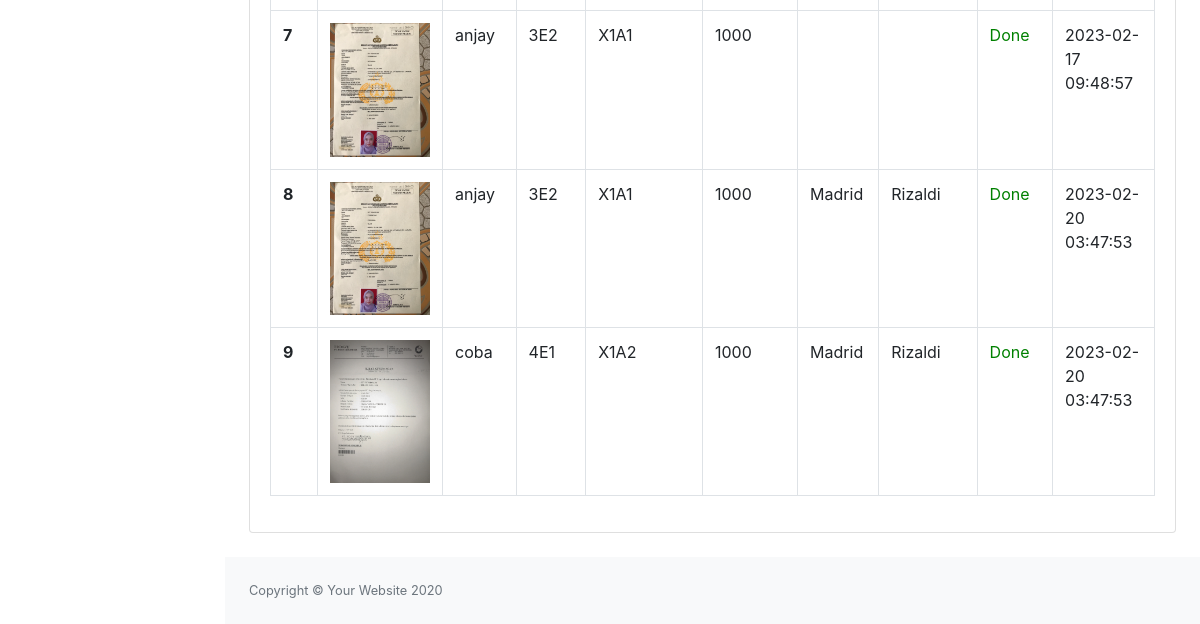
The page /gudang/mutasigudang.php (signed in, lower part) on the database as committed earlier.
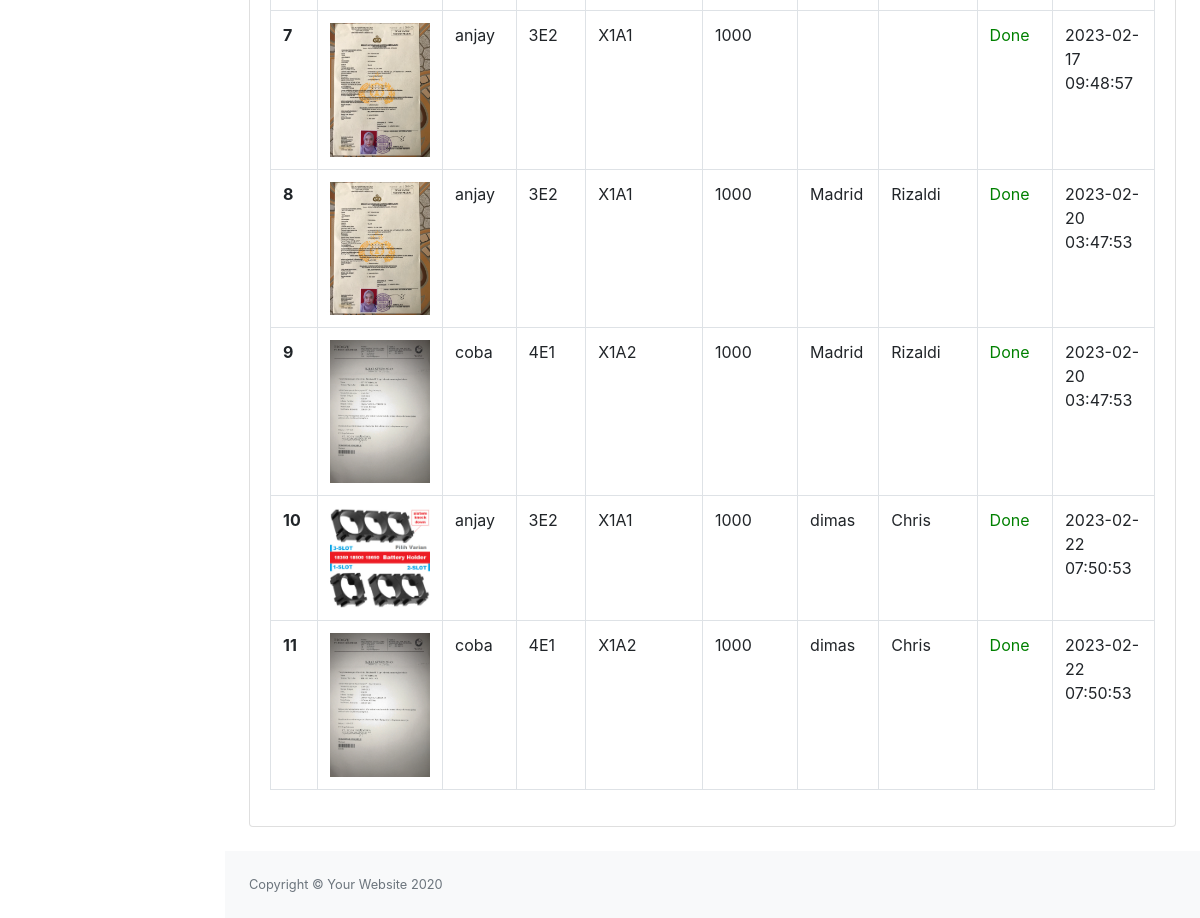
The same page on the database as committed later.
### tables this page shows
CREATE TABLE `mutasi` (
  `idbarang` int(11) NOT NULL,
  `nama` varchar(200) NOT NULL,
  `image` mediumtext NOT NULL,
  `sku` varchar(200) NOT NULL,
  `skug` varchar(200) NOT NULL,
  `quantitymut` int(11) NOT NULL,
  `sender` varchar(200) NOT NULL,
  `penerima` varchar(200) NOT NULL,
  `status` varchar(200) NOT NULL,
  `jamkeluar` timestamp NOT NULL DEFAULT current_timestamp(),
  `tempstat` int(11) NOT NULL DEFAULT 0
);

### gudang/mutasigudang.php (the view, shortened to what this page needs)
<?php
require '../assets/php/function.php';
?>
<!DOCTYPE html>
<html lang="en">
    <head>
        <link href="https://cdn.jsdelivr.net/npm/bootstrap@5.3.0-alpha1/dist/css/bootstrap.min.css" rel="stylesheet">
        <link href="../css/styles.css" rel="stylesheet" />
        <link href="https://cdn.datatables.net/1.10.20/css/dataTables.bootstrap4.min.css" rel="stylesheet" />
    </head>
    <body class="sb-nav-fixed">
        <div id="layoutSidenav">
            <div id="layoutSidenav_content">
                <main>
                    <div class="container-fluid">
                        <div class="card mb-4">
                            <div class="card-body">
                                <div class="table-responsive">
                                    <table class="table table-hover table-bordered" id="dataTable" width="100%" cellspacing="0">
                                        <tbody>
                                            <?php
                                                $ambildatamutasi = mysqli_query($konek, "SELECT * FROM mutasi");
                                                $k = 1;
                                                while($data=mysqli_fetch_array($ambildatamutasi)){
                                                $sku = $data['sku'];
                                                $nama = $data['nama'];
                                                $skug = $data['skug'];
                                                $quantity = $data['quantitymut'];
                                                $status = $data['status'];
                                                $time = $data['jamkeluar'];
                                                $pengirim = $data['sender'];
                                                $penerima = $data['penerima'];
                                                $gambar = $data['image'];
                                                if($gambar==null){
                                                    $img = '<img src="../assets/img/noimageavailable.png" class="zoomable">';
                                                } else {
                                                    $img ='<img src="../images/'.$gambar.'" class="zoomable">';
                                                }
                                            ?>
                                            <tr>
                                                <th><?=$k++?></th>
                                                <td><?=$img;?></td>
                                                <td><?=$nama?></td>
                                                <td class="text-uppercase"><?=$sku?></td>
                                                <td class="text-uppercase"><?=$skug?></td>
                                                <td><?=$quantity?></td>
                                                <td><?=$pengirim?></td>
                                                <td><?=$penerima?></td>
                                                <?php
                                                if($status=='Done'){
                                                    echo "<td style='color: green;'>$status</td>";
                                                } else {
                                                    echo "<td style='color: red;'>$status</td>";
                                                }
                                                ?>
                                                <td><?=$time?></td>
                                            </tr>
                                            <?php
                                                }
                                            ?>
                                        </tbody>
                                    </table>
                                </div>
                            </div>
                        </div>
                    </div>
                </main>
                <footer class="py-4 bg-light mt-auto">
                    <div class="container-fluid">
                        <div class="d-flex align-items-center justify-content-between small">
                            <div class="text-muted">Copyright &copy; Your Website 2020</div>
                        </div>
                    </div>
                </footer>
            </div>
        </div>
    </body>
</html>

Rows that differ between the two databases and show on the page:
added mutasi: image (picture), nama "anjay", sku "3E2", skug "X1A1", quantitymut "1000", sender "dimas", penerima "Chris", status "Done", jamkeluar "2023-02-22 07:50:53"
added mutasi: image (picture), nama "coba", sku "4E1", skug "X1A2", quantitymut "1000", sender "dimas", penerima "Chris", status "Done", jamkeluar "2023-02-22 07:50:53"
